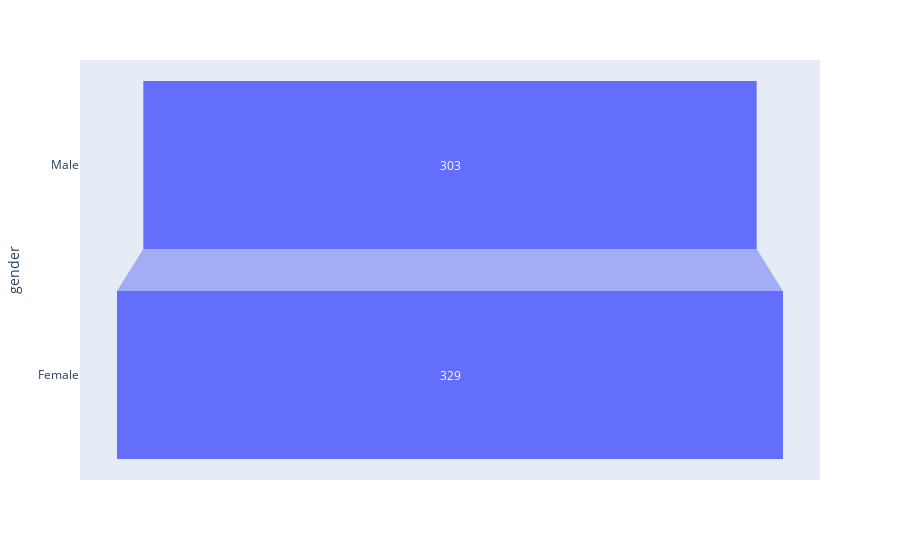

The code cell stored with this chart in its notebook:
### Code cell
import plotly.express as px
fig = px.funnel(G, x='users', y='gender')
fig.show()

### Figure 1 — Plotly figure (JSON) as saved in the notebook; plotly's stock layout.template omitted (floating-point values rounded to 4 significant figures)
{"data": [{"hovertemplate": "users=%{x}<br>gender=%{y}<extra></extra>", "legendgroup": "", "marker": {"color": "#636efa"}, "name": "", "orientation": "h", "showlegend": false, "type": "funnel", "x": [303, 329], "xaxis": "x", "y": ["Male", "Female"], "yaxis": "y"}], "layout": {"legend": {"tracegroupgap": 0}, "margin": {"t": 60}, "xaxis": {"anchor": "y", "domain": [0, 1], "title": {"text": "users"}}, "yaxis": {"anchor": "x", "domain": [0, 1], "title": {"text": "gender"}}}}
